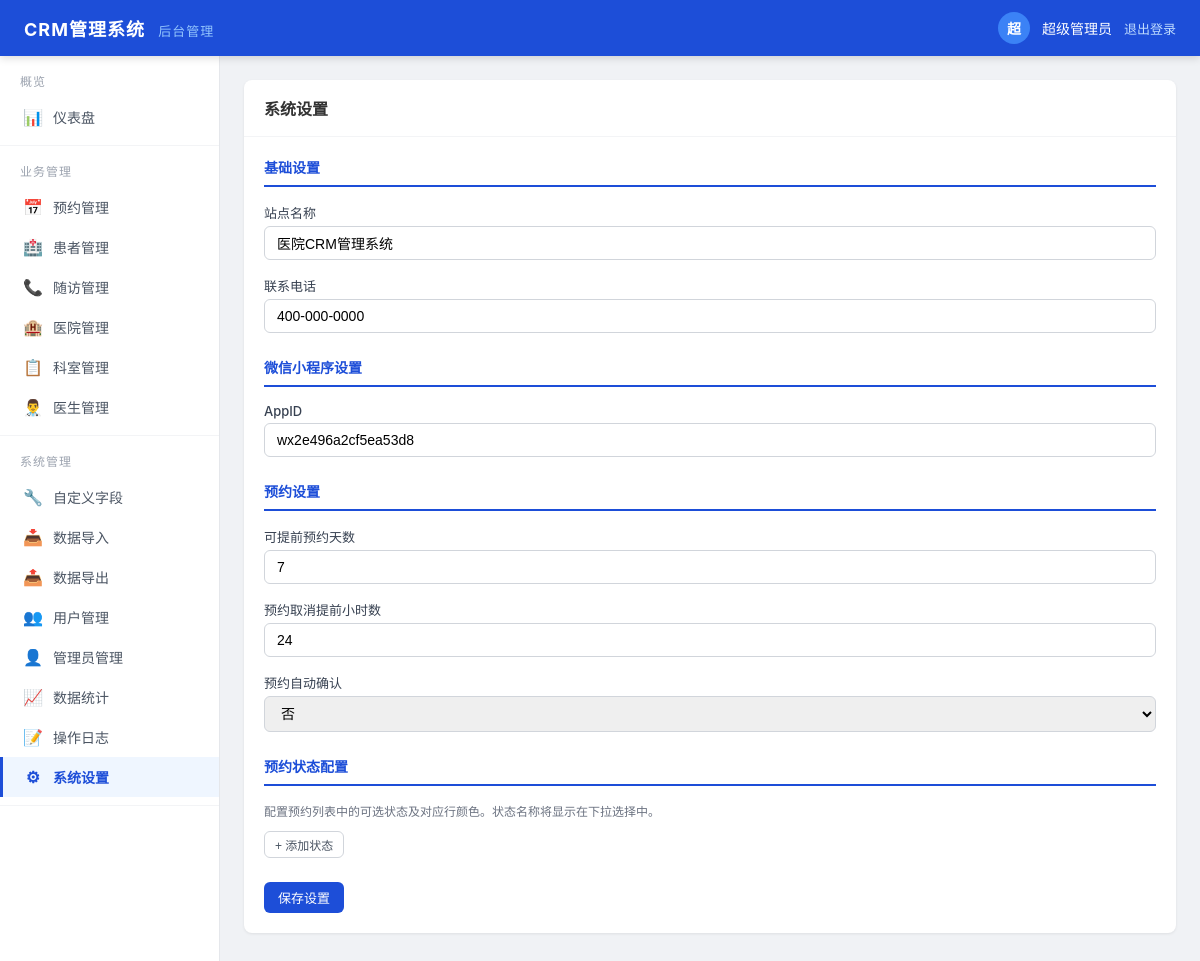
Screenshot of /admin.php?module=settings (signed in) with the database file from the repository.
### tables this page shows
CREATE TABLE IF NOT EXISTS `weapp_config` (
  `id` int(11) NOT NULL AUTO_INCREMENT,
  `group_name` varchar(50) DEFAULT 'default' COMMENT '配置分组',
  `config_key` varchar(100) NOT NULL COMMENT '配置键',
  `config_value` text COMMENT '配置值',
  `remark` varchar(200) DEFAULT '' COMMENT '备注',
  `sort` int(11) DEFAULT '0' COMMENT '排序',
  `addtime` int(11) DEFAULT '0' COMMENT '创建时间',
  `updatetime` int(11) DEFAULT '0' COMMENT '更新时间',
  PRIMARY KEY (`id`),
  UNIQUE KEY `config_key` (`config_key`)
);

### core/Database.php (called while the page is built, shortened)
<?php
class Database {
    private static $instance = null;
    private $connection;
    private $config;
    private function __construct() {
        $this->config = self::loadConfig();
        $this->connect();
    }
    private static function loadConfig() {
        static $config = null;
        if ($config === null) {
            $config = require __DIR__ . '/../config/database.php';
        }
        return $config;
    }
    public static function getInstance() {
        if (self::$instance === null) {
            self::$instance = new self();
        }
        return self::$instance;
    }
    private function connect() {
        $db = $this->config['db'];
        try {
            $dsn = "mysql:host={$db['host']};port={$db['port']};charset={$db['charset']}";
            $pdo = new PDO($dsn, $db['username'], $db['password']);
            $pdo->setAttribute(PDO::ATTR_ERRMODE, PDO::ERRMODE_EXCEPTION);
            $pdo->exec("CREATE DATABASE IF NOT EXISTS `{$db['database']}` DEFAULT CHARACTER SET {$db['charset']} COLLATE {$db['charset']}_unicode_ci");
            $pdo->exec("USE `{$db['database']}`");
            $this->connection = $pdo;
            $this->connection->setAttribute(PDO::ATTR_DEFAULT_FETCH_MODE, PDO::FETCH_ASSOC);
            $this->initTables();
        } catch(PDOException $e) {
            $this->outputError('数据库连接失败', $e->getMessage());
        }
    }
    private function initTables() {
        $prefix = $this->config['db']['prefix'];
        foreach ($sqls as $sql) {
            try {
                $this->connection->exec($sql);
            } catch(PDOException $e) {
            }
        }
        $this->migrateTables($prefix);
        $stmt = $this->connection->query("SELECT COUNT(*) as count FROM `{$prefix}user` WHERE role='admin'");
        $row = $stmt->fetch();
        if ($row['count'] == 0) {
            $this->connection->exec("INSERT INTO `{$prefix}user` (openid, nickname, role, status, addtime, updatetime) VALUES ('admin_default', '系统管理员', 'admin', 1, " . time() . ", " . time() . ")");
        }
        $stmt = $this->connection->query("SELECT COUNT(*) as count FROM `{$prefix}hospital`");
        $row = $stmt->fetch();
        $stmt = $this->connection->query("SELECT COUNT(*) as count FROM `{$prefix}admin`");
        $row = $stmt->fetch();
        $stmt = $this->connection->query("SELECT COUNT(*) as count FROM `{$prefix}department`");
        $row = $stmt->fetch();
        if ($row['count'] == 0) {
            $now = time();
            $this->connection->exec("INSERT INTO `{$prefix}department` (hospital_id, name, intro, sort, status, addtime, updatetime) VALUES
                (1, '内科', '内科科室', 100, 1, {$now}, {$now}),
                (1, '外科', '外科科室', 90, 1, {$now}, {$now}),
                (1, '眼科', '眼科科室', 80, 1, {$now}, {$now}),
                (2, '内科', '内科科室', 100, 1, {$now}, {$now}),
                (2, '妇产科', '妇产科科室', 90, 1, {$now}, {$now}),
                (3, '眼科', '眼科科室', 100, 1, {$now}, {$now}),
                (3, '耳鼻喉科', '耳鼻喉科科室', 90, 1, {$now}, {$now})");
        }
        $stmt = $this->connection->query("SELECT COUNT(*) as count FROM `{$prefix}doctor`");
        $row = $stmt->fetch();
        if ($row['count'] == 0) {
            $now = time();
            $this->connection->exec("INSERT INTO `{$prefix}doctor` (hospital_id, department_id, name, title, specialty, sort, status, addtime, updatetime) VALUES
                (1, 1, '张主任', '主任医师', '心血管内科', 100, 1, {$now}, {$now}),
                (1, 2, '李医生', '副主任医师', '普外科', 90, 1, {$now}, {$now}),
                (1, 3, '王教授', '主任医师', '眼底病', 80, 1, {$now}, {$now}),
                (3, 6, '赵主任', '主任医师', '白内障', 100, 1, {$now}, {$now}),
                (3, 7, '陈医生', '副主任医师', '中耳炎', 90, 1, {$now}, {$now})");
        }
        $stmt = $this->connection->query("SELECT COUNT(*) as count FROM `{$prefix}config`");
        $row = $stmt->fetch();
    }
    private function migrateTables($prefix) {
        try {
            $stmt = $this->connection->query("SHOW COLUMNS FROM `{$prefix}config` LIKE 'key'");
        } catch(PDOException $e) {
        }
        try {
            $stmt = $this->connection->query("SHOW COLUMNS FROM `{$prefix}config` LIKE 'sort'");
        } catch(PDOException $e) {
        }
        try {
            $stmt = $this->connection->query("SHOW COLUMNS FROM `{$prefix}reservation` LIKE 'department_id'");
            if (!$stmt || $stmt->rowCount() == 0) {
                $this->connection->exec("ALTER TABLE `{$prefix}reservation` ADD COLUMN `department_id` int(11) DEFAULT '0' COMMENT '科室ID' AFTER `hospital_id`");
            }
        } catch(PDOException $e) {
        }
        $newFields = array(
            'sample_date' => "ALTER TABLE `{$prefix}reservation` ADD COLUMN `sample_date` varchar(20) DEFAULT '' COMMENT '采样日期' AFTER `time_period`",
            'test_date' => "ALTER TABLE `{$prefix}reservation` ADD COLUMN `test_date` varchar(20) DEFAULT '' COMMENT '送检日期' AFTER `sample_date`",
            'test_result' => "ALTER TABLE `{$prefix}reservation` ADD COLUMN `test_result` text COMMENT '检测结果' AFTER `test_date`",
            'report_address' => "ALTER TABLE `{$prefix}reservation` ADD COLUMN `report_address` varchar(500) DEFAULT '' COMMENT '报告邮寄地址' AFTER `test_result`",
            'wechat' => "ALTER TABLE `{$prefix}reservation` ADD COLUMN `wechat` varchar(100) DEFAULT '' COMMENT '微信号' AFTER `report_address`",
            'fee' => "ALTER TABLE `{$prefix}reservation` ADD COLUMN `fee` decimal(10,2) DEFAULT '0.00' COMMENT '费用金额' AFTER `admin_remark`"
        );
        foreach ($newFields as $field => $sql) {
            try {
                $stmt = $this->connection->query("SHOW COLUMNS FROM `{$prefix}reservation` LIKE '{$field}'");
                if (!$stmt || $stmt->rowCount() == 0) {
                    $this->connection->exec($sql);
                }
            } catch(PDOException $e) {
            }
        }
        try {
            $count = $this->connection->query("SELECT COUNT(*) as cnt FROM `{$prefix}dept_hospital`")->fetch()['cnt'];
            if ($count == 0) {
                $this->connection->exec("INSERT IGNORE INTO `{$prefix}dept_hospital` (`department_id`, `hospital_id`, `addtime`) SELECT id, hospital_id, " . time() . " FROM `{$prefix}department` WHERE hospital_id > 0");
            }
        } catch(PDOException $e) {
        }
        try {
            $stmt = $this->connection->query("SHOW COLUMNS FROM `{$prefix}reservation` LIKE 'status'");
            $col = $stmt ? $stmt->fetch(PDO::FETCH_ASSOC) : null;
            if ($col && strpos(strtolower($col['Type']), 'tinyint') !== false) {
                $this->connection->exec("ALTER TABLE `{$prefix}reservation` MODIFY COLUMN `status` varchar(20) DEFAULT '待确认' COMMENT '状态'");
                $statusMap = array('0' => '待确认', '1' => '已预约', '2' => '已成单', '3' => '已取消');
                foreach ($statusMap as $old => $new) {
                    $this->connection->exec("UPDATE `{$prefix}reservation` SET `status`='{$new}' WHERE `status`='{$old}'");
                }
            }
        } catch(PDOException $e) {
        }
        try {
            $stmt = $this->connection->query("SHOW COLUMNS FROM `{$prefix}reservation` LIKE 'status'");
            $col = $stmt ? $stmt->fetch(PDO::FETCH_ASSOC) : null;
        } catch(PDOException $e) {
        }
        try {
            $cf = $this->connection->query("SELECT id FROM `{$prefix}config` WHERE `config_key`='reservation_status_config'")->fetch();
            if (!$cf) {
                $defaultStatus = json_encode(array(
                    array('name' => '待确认', 'color' => '#92400e', 'bg' => '#fef3c7'),
                    array('name' => '已预约', 'color' => '#92400e', 'bg' => '#fef3c7'),
                    array('name' => '已寄送', 'color' => '#1f2937', 'bg' => '#f3f4f6'),
                    array('name' => '已成单', 'color' => '#991b1b', 'bg' => '#fee2e2'),
                    array('name' => '已取消', 'color' => '#6b7280', 'bg' => '#f3f4f6')
                ), JSON_UNESCAPED_UNICODE);
                $this->connection->exec("INSERT INTO `{$prefix}config` (`group_name`,`config_key`,`config_value`,`remark`,`sort`,`addtime`,`updatetime`) VALUES ('reservation','reservation_status_config','{$defaultStatus}','预约状态配置(JSON)',0," . time() . "," . time() . ")");
            }
        } catch(PDOException $e) {
        }
    }
    public function query($sql, $params = []) {
        try {
            $stmt = $this->connection->prepare($sql);
            $stmt->execute($params);
            return $stmt;
        } catch(PDOException $e) {
            Log::error('SQL错误: ' . $e->getMessage() . ' | SQL: ' . $sql);
            throw $e;
        }
    }
    public function select($table, $where = [], $fields = '*', $order = '', $limit = '') {
        $prefix = $this->config['db']['prefix'];
        $sql = "SELECT {$fields} FROM {$prefix}{$table}";
        $params = [];
        if ($order) {
            $sql .= " ORDER BY {$order}";
        }
        return $this->query($sql, $params)->fetchAll();
    }
}

### config/database.php (called while the page is built)
<?php
return array(
    'db' => array(
        'host' => 'localhost',
        'port' => '3306',
        'database' => 'crm_weapp',
        'username' => 'root',
        'password' => 'admin',
        'charset' => 'utf8mb4',
        'prefix' => 'weapp_'
    ),
    'wechat' => array(
        'appid' => 'wx6d1a68a6ff74bf1e',
        'secret' => '84834fe3ad2395297a0e4bab5e15b58a',
    ),
    'api' => array(
        'token_expire' => 7200,
        'page_size' => 10,
        'max_page_size' => 100,
    ),
    'upload' => array(
        'path' => './uploads/',
        'max_size' => 5 * 1024 * 1024,
        'allowed_types' => array('jpg', 'jpeg', 'png', 'gif'),
    ),
    'log' => array(
        'enable' => true,
        'path' => './logs/',
        'level' => 'error',
    ),
);

### admin/settings.php (the view, shortened to what this page needs)
<?php
$db = Database::getInstance();
$configs = $db->select('config', array(), '*', 'sort ASC, id ASC');
$configMap = array();
foreach ($configs as $c) { $configMap[$c['config_key']] = $c; }
?>
<div class="card">
    <div class="card-header"><h3>系统设置</h3></div>
    <div class="card-body">
        <form id="settingsForm">
            <h4 style="margin-bottom:16px;padding-bottom:8px;border-bottom:2px solid #1d4ed8;color:#1d4ed8;">基础设置</h4>
            <div class="form-group">
                <label>站点名称</label>
                <input type="text" name="site_name" value="<?php echo htmlspecialchars(isset($configMap['site_name'])?$configMap['site_name']['config_value']:''); ?>">
            </div>
            <div class="form-group">
                <label>联系电话</label>
                <input type="text" name="contact_phone" value="<?php echo htmlspecialchars(isset($configMap['contact_phone'])?$configMap['contact_phone']['config_value']:''); ?>">
            </div>
            <h4 style="margin:24px 0 16px;padding-bottom:8px;border-bottom:2px solid #1d4ed8;color:#1d4ed8;">微信小程序设置</h4>
            <div class="form-group">
                <label>AppID</label>
                <input type="text" name="appid" value="<?php echo htmlspecialchars(isset($configMap['appid'])?$configMap['appid']['config_value']:''); ?>">
            </div>
            <h4 style="margin:24px 0 16px;padding-bottom:8px;border-bottom:2px solid #1d4ed8;color:#1d4ed8;">预约设置</h4>
            <div class="form-group">
                <label>可提前预约天数</label>
                <input type="number" name="advance_days" value="<?php echo htmlspecialchars(isset($configMap['advance_days'])?$configMap['advance_days']['config_value']:'7'); ?>">
            </div>
            <div class="form-group">
                <label>预约取消提前小时数</label>
                <input type="number" name="cancel_hours" value="<?php echo htmlspecialchars(isset($configMap['cancel_hours'])?$configMap['cancel_hours']['config_value']:'24'); ?>">
            </div>
            <div class="form-group">
                <label>预约自动确认</label>
                <select name="auto_confirm">
                    <option value="0" <?php echo (isset($configMap['auto_confirm'])&&$configMap['auto_confirm']['config_value']=='0')?'selected':''; ?>>否</option>
                </select>
            </div>
            <h4 style="margin:24px 0 16px;padding-bottom:8px;border-bottom:2px solid #1d4ed8;color:#1d4ed8;">预约状态配置</h4>
            <div style="font-size:12px;color:#6b7280;margin-bottom:12px;">配置预约列表中的可选状态及对应行颜色。状态名称将显示在下拉选择中。</div>
            <button type="button" onclick="addStatusRow()" class="btn btn-outline btn-sm">+ 添加状态</button>
            <div style="margin-top:24px;">
                <button type="button" onclick="saveSettings()" class="btn btn-primary">保存设置</button>
            </div>
        </form>
    </div>
</div>

### admin/template.php (style rules this page uses)
* { margin:0; padding:0; box-sizing:border-box; }
body { font-family: -apple-system, BlinkMacSystemFont, "Segoe UI", "PingFang SC", "Microsoft YaHei", sans-serif; background:#f0f2f5; color:#333; font-size:14px; }
.card { background:#fff; border-radius:8px; box-shadow:0 1px 3px rgba(0,0,0,.08); margin-bottom:20px; }
.card-header { padding:16px 20px; border-bottom:1px solid #f3f4f6; display:flex; align-items:center; justify-content:space-between; }
.card-header h3 { font-size:16px; font-weight:600; }
.card-body { padding:20px; }
.btn { display:inline-flex; align-items:center; padding:6px 14px; border-radius:6px; font-size:13px; font-weight:500; border:none; cursor:pointer; text-decoration:none; transition:all .15s; gap:4px; }
.btn-primary { background:#1d4ed8; color:#fff; }
.btn-outline { background:#fff; color:#4b5563; border:1px solid #d1d5db; }
.btn-sm { padding:4px 10px; font-size:12px; }
.form-group { margin-bottom:16px; }
.form-group label { display:block; margin-bottom:4px; font-weight:500; color:#374151; font-size:13px; }
.form-group input, .form-group select, .form-group textarea { width:100%; padding:8px 12px; border:1px solid #d1d5db; border-radius:6px; font-size:14px; transition:border-color .15s; }

### rows the page displays
weapp_config: site_name "医院CRM管理系统"
weapp_config: contact_phone "400-000-0000"
weapp_config: appid "wx2e496a2cf5ea53d8"
weapp_config: advance_days "7"
weapp_config: cancel_hours "24"
weapp_config: auto_confirm "否"

### other values shown
mb_substr($adminName, 0, 1) "超"
$adminName "超级管理员"
